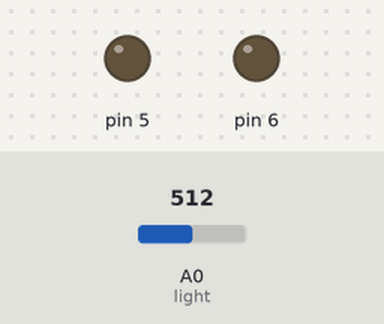
Simulated run of this sketch. Board: Arduino Uno, built with avr-gcc and run on an emulated ATmega328P. Parts: output pins drawn as LEDs (lit = HIGH). Inputs (shaded band) come from the test bench; at power-on: A0 (light) = 512. What the sketch prints to the serial monitor is not drawn.

Above: at 1.2 s.
1.3 s: A0 (light) set to 258
2.8 s: A0 (light) set to 234
Timing chart, 0 to 5.8 s (numbered marks = the images above; inputs shaded):
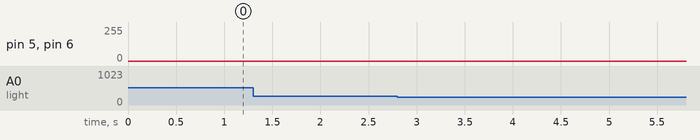

The sketch:

eyes_control_code.ino
```cpp
// C++ code
//
int i;

void setup()
{
  Serial.begin(9600);
  pinMode(5, OUTPUT);
  pinMode(6, OUTPUT);
  pinMode(A0,INPUT);
}

void loop()
{

 int x= analogRead(A0);// check the light
  Serial.println(analogRead(A0));
  if (x<250) // if it's dark tunr on the led
  { for(i=0;i<255;i++){
    analogWrite(5,i);
   analogWrite(6,i);
    delay(1);
  }
  }else {// if there is a light turn off the led

  analogWrite(6,0);
    analogWrite(5,0);

  }

}
```
